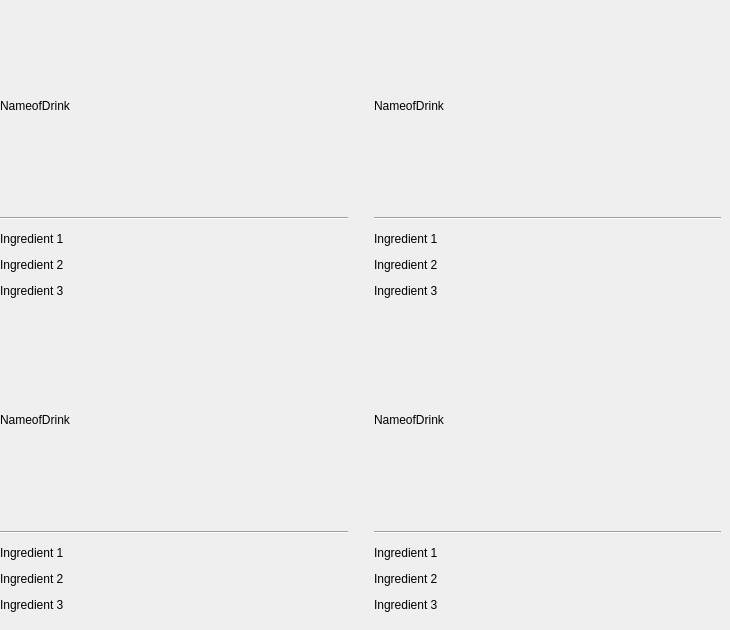
     <widget class="QWidget" name="page_5">
      <widget class="QWidget" name="gridLayoutWidget_5">
       <property name="geometry">
        <rect>
         <x>0</x>
         <y>0</y>
         <width>721</width>
         <height>621</height>
        </rect>
       </property>
       <layout class="QGridLayout" name="gridLayout_menu_2">
        <property name="sizeConstraint">
         <enum>QLayout::SetDefaultConstraint</enum>
        </property>
        <item row="1" column="0">
         <layout class="QVBoxLayout" name="verticalLayout_menuRecipe_13">
          <item>
           <widget class="QLabel" name="label_recipeIngName_13">
            <property name="sizePolicy">
             <sizepolicy hsizetype="MinimumExpanding" vsizetype="Fixed">
              <horstretch>0</horstretch>
              <verstretch>0</verstretch>
             </sizepolicy>
            </property>
            <property name="minimumSize">
             <size>
              <width>0</width>
              <height>199</height>
             </size>
            </property>
            <property name="text">
             <string>NameofDrink</string>
            </property>
           </widget>
          </item>
          <item>
           <widget class="Line" name="line_menuRecipe_13">
            <property name="orientation">
             <enum>Qt::Horizontal</enum>
            </property>
           </widget>
          </item>
          <item>
           <widget class="QLabel" name="label_recipeIng1_13">
            <property name="sizePolicy">
             <sizepolicy hsizetype="Preferred" vsizetype="Fixed">
              <horstretch>0</horstretch>
              <verstretch>0</verstretch>
             </sizepolicy>
            </property>
            <property name="minimumSize">
             <size>
              <width>0</width>
              <height>13</height>
             </size>
            </property>
            <property name="text">
             <string>Ingredient 1</string>
            </property>
           </widget>
          </item>
          <item>
           <widget class="QLabel" name="label_recipeIngDynamicLater_13">
            <property name="sizePolicy">
             <sizepolicy hsizetype="Preferred" vsizetype="Fixed">
              <horstretch>0</horstretch>
              <verstretch>0</verstretch>
             </sizepolicy>
            </property>
            <property name="minimumSize">
             <size>
              <width>0</width>
              <height>13</height>
             </size>
            </property>
            <property name="text">
             <string>Ingredient 2</string>
            </property>
           </widget>
          </item>
          <item>
           <widget class="QLabel" name="label_recipeIngDynamicLater2_13">
            <property name="sizePolicy">
             <sizepolicy hsizetype="Preferred" vsizetype="Fixed">
              <horstretch>0</horstretch>
              <verstretch>0</verstretch>
             </sizepolicy>
            </property>
            <property name="minimumSize">
             <size>
              <width>0</width>
              <height>13</height>
             </size>
            </property>
            <property name="text">
             <string>Ingredient 3</string>
            </property>
           </widget>
          </item>
         </layout>
        </item>
        <item row="0" column="1">
         <spacer name="verticalSpacer_5">
          <property name="orientation">
           <enum>Qt::Vertical</enum>
          </property>
          <property name="sizeHint" stdset="0">
           <size>
            <width>20</width>
            <height>40</height>
           </size>
          </property>
         </spacer>
        </item>
        <item row="1" column="1">
         <spacer name="verticalSpacer_6">
          <property name="orientation">
           <enum>Qt::Vertical</enum>
          </property>
          <property name="sizeHint" stdset="0">
           <size>
            <width>20</width>
            <height>40</height>
           </size>
          </property>
         </spacer>
        </item>
        <item row="0" column="2">
         <layout class="QVBoxLayout" name="verticalLayout_menuRecipe_14">
          <item>
           <widget class="QLabel" name="label_recipeIngName_14">
            <property name="sizePolicy">
             <sizepolicy hsizetype="MinimumExpanding" vsizetype="Fixed">
              <horstretch>0</horstretch>
              <verstretch>0</verstretch>
             </sizepolicy>
            </property>
            <property name="minimumSize">
             <size>
              <width>0</width>
              <height>199</height>
             </size>
            </property>
            <property name="text">
             <string>NameofDrink</string>
            </property>
           </widget>
          </item>
          <item>
           <widget class="Line" name="line_menuRecipe_14">
            <property name="orientation">
             <enum>Qt::Horizontal</enum>
            </property>
           </widget>
          </item>
          <item>
           <widget class="QLabel" name="label_recipeIng1_14">
            <property name="sizePolicy">
             <sizepolicy hsizetype="Preferred" vsizetype="Fixed">
              <horstretch>0</horstretch>
              <verstretch>0</verstretch>
             </sizepolicy>
            </property>
            <property name="minimumSize">
             <size>
              <width>0</width>
              <height>13</height>
             </size>
            </property>
            <property name="text">
             <string>Ingredient 1</string>
            </property>
           </widget>
          </item>
          <item>
           <widget class="QLabel" name="label_recipeIngDynamicLater_14">
            <property name="sizePolicy">
             <sizepolicy hsizetype="Preferred" vsizetype="Fixed">
              <horstretch>0</horstretch>
              <verstretch>0</verstretch>
             </sizepolicy>
            </property>
            <property name="minimumSize">
             <size>
              <width>0</width>
              <height>13</height>
             </size>
            </property>
            <property name="text">
             <string>Ingredient 2</string>
            </property>
           </widget>
          </item>
          <item>
           <widget class="QLabel" name="label_recipeIngDynamicLater2_14">
            <property name="sizePolicy">
             <sizepolicy hsizetype="Preferred" vsizetype="Fixed">
              <horstretch>0</horstretch>
              <verstretch>0</verstretch>
             </sizepolicy>
            </property>
            <property name="minimumSize">
             <size>
              <width>0</width>
              <height>13</height>
             </size>
            </property>
            <property name="text">
             <string>Ingredient 3</string>
            </property>
           </widget>
          </item>
         </layout>
        </item>
        <item row="1" column="2">
         <layout class="QVBoxLayout" name="verticalLayout_menuRecipe_15">
          <item>
           <widget class="QLabel" name="label_recipeIngName_15">
            <property name="sizePolicy">
             <sizepolicy hsizetype="MinimumExpanding" vsizetype="Fixed">
              <horstretch>0</horstretch>
              <verstretch>0</verstretch>
             </sizepolicy>
            </property>
            <property name="minimumSize">
             <size>
              <width>0</width>
              <height>199</height>
             </size>
            </property>
            <property name="text">
             <string>NameofDrink</string>
            </property>
           </widget>
          </item>
          <item>
           <widget class="Line" name="line_menuRecipe_15">
            <property name="orientation">
             <enum>Qt::Horizontal</enum>
            </property>
           </widget>
          </item>
          <item>
           <widget class="QLabel" name="label_recipeIng1_15">
            <property name="sizePolicy">
             <sizepolicy hsizetype="Preferred" vsizetype="Fixed">
              <horstretch>0</horstretch>
              <verstretch>0</verstretch>
             </sizepolicy>
            </property>
            <property name="minimumSize">
             <size>
              <width>0</width>
              <height>13</height>
             </size>
            </property>
            <property name="text">
             <string>Ingredient 1</string>
            </property>
           </widget>
          </item>
          <item>
           <widget class="QLabel" name="label_recipeIngDynamicLater_15">
            <property name="sizePolicy">
             <sizepolicy hsizetype="Preferred" vsizetype="Fixed">
              <horstretch>0</horstretch>
              <verstretch>0</verstretch>
             </sizepolicy>
            </property>
            <property name="minimumSize">
             <size>
              <width>0</width>
              <height>13</height>
             </size>
            </property>
            <property name="text">
             <string>Ingredient 2</string>
            </property>
           </widget>
          </item>
          <item>
           <widget class="QLabel" name="label_recipeIngDynamicLater2_15">
            <property name="sizePolicy">
             <sizepolicy hsizetype="Preferred" vsizetype="Fixed">
              <horstretch>0</horstretch>
              <verstretch>0</verstretch>
             </sizepolicy>
            </property>
            <property name="minimumSize">
             <size>
              <width>0</width>
              <height>13</height>
             </size>
            </property>
            <property name="text">
             <string>Ingredient 3</string>
            </property>
           </widget>
          </item>
         </layout>
        </item>
        <item row="0" column="0">
         <layout class="QVBoxLayout" name="verticalLayout_menuRecipe_2">
          <item>
           <widget class="QLabel" name="label_recipeIngName_2">
            <property name="sizePolicy">
             <sizepolicy hsizetype="MinimumExpanding" vsizetype="Fixed">
              <horstretch>0</horstretch>
              <verstretch>0</verstretch>
             </sizepolicy>
            </property>
            <property name="minimumSize">
             <size>
              <width>0</width>
              <height>199</height>
             </size>
            </property>
            <property name="text">
             <string>NameofDrink</string>
            </property>
           </widget>
          </item>
          <item>
           <widget class="Line" name="line_menuRecipe_2">
            <property name="orientation">
             <enum>Qt::Horizontal</enum>
            </property>
           </widget>
          </item>
          <item>
           <widget class="QLabel" name="label_recipeIng1_2">
            <property name="sizePolicy">
             <sizepolicy hsizetype="Preferred" vsizetype="Fixed">
              <horstretch>0</horstretch>
              <verstretch>0</verstretch>
             </sizepolicy>
            </property>
            <property name="minimumSize">
             <size>
              <width>0</width>
              <height>13</height>
             </size>
            </property>
            <property name="text">
             <string>Ingredient 1</string>
            </property>
           </widget>
          </item>
          <item>
           <widget class="QLabel" name="label_recipeIngDynamicLater_2">
            <property name="sizePolicy">
             <sizepolicy hsizetype="Preferred" vsizetype="Fixed">
              <horstretch>0</horstretch>
              <verstretch>0</verstretch>
             </sizepolicy>
            </property>
            <property name="minimumSize">
             <size>
              <width>0</width>
              <height>13</height>
             </size>
            </property>
            <property name="text">
             <string>Ingredient 2</string>
            </property>
           </widget>
          </item>
          <item>
           <widget class="QLabel" name="label_recipeIngDynamicLater2_2">
            <property name="sizePolicy">
             <sizepolicy hsizetype="Preferred" vsizetype="Fixed">
              <horstretch>0</horstretch>
              <verstretch>0</verstretch>
             </sizepolicy>
            </property>
            <property name="minimumSize">
             <size>
              <width>0</width>
              <height>13</height>
             </size>
            </property>
            <property name="text">
             <string>Ingredient 3</string>
            </property>
           </widget>
          </item>
         </layout>
        </item>
       </layout>
      </widget>
     </widget>
